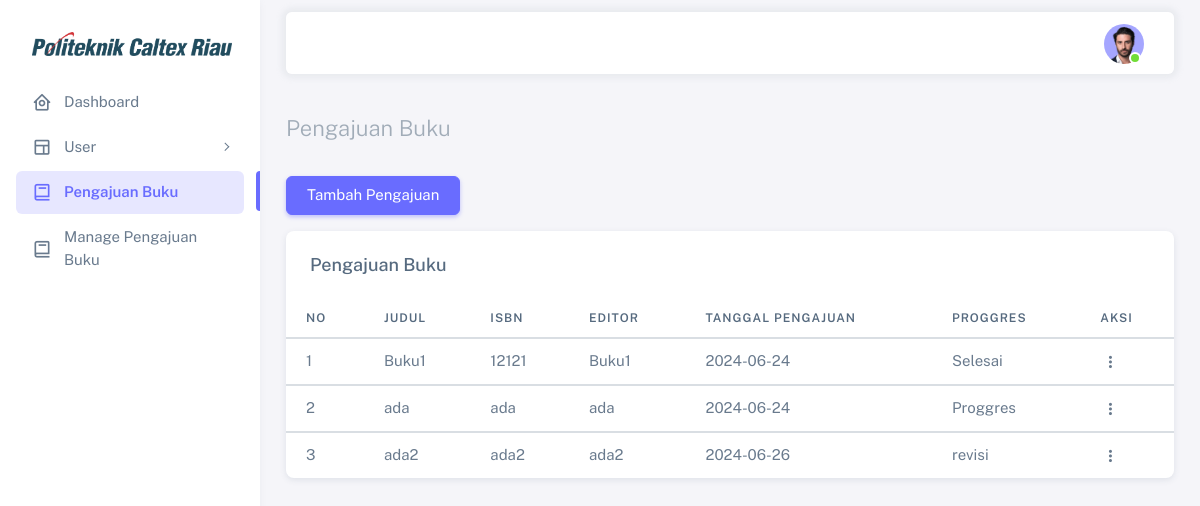
Screenshot of /Dashboard/pengajuanBuku with the database file from the repository.
### tables this page shows
CREATE TABLE `buku` (
  `bukuID` int(11) NOT NULL,
  `judul` varchar(225) NOT NULL,
  `pengarang` varchar(255) NOT NULL,
  `penerjemah` varchar(255) NOT NULL,
  `edisi` varchar(255) NOT NULL,
  `seri` varchar(255) NOT NULL,
  `tahunTerbit` varchar(255) NOT NULL,
  `jumlahHalaman` varchar(255) NOT NULL,
  `tinggiBuku` varchar(255) NOT NULL,
  `kategori` varchar(255) NOT NULL,
  `jenis` varchar(255) NOT NULL,
  `media` varchar(255) NOT NULL,
  `filePdfBuku` varchar(255) NOT NULL,
  `lampiranPendukung` varchar(255) NOT NULL,
  `keterangan` varchar(255) NOT NULL,
  `isbn` varchar(255) NOT NULL,
  `editor` varchar(255) NOT NULL,
  `tanggalPengajuan` date NOT NULL,
  `status` varchar(255) NOT NULL
);

### application/controllers/Dashboard.php (called while the page is built, shortened)
<?php
class Dashboard extends CI_Controller {
	public function pengajuanBuku()
	{
		$data['pengajuan'] = $this->Rekap_Model->showPengajuan()->result();
        $this->load->view('layout/header');
		$this->load->view('pengajuanBuku', $data);
        $this->load->view('layout/footer');
	}
}

### index.php (called while the page is built, shortened)
<?php
require_once BASEPATH.'core/CodeIgniter.php';

### application/models/Rekap_Model.php (called while the page is built, shortened)
<?php
class Rekap_Model extends CI_Model{
    public function showPengajuan(){
        $this->db->select('judul, isbn, editor, tanggalPengajuan, status');
         $this->db->from('buku');
         $query = $this->db->get();
         return $query;
    }
}

### application/views/pengajuanBuku.php (the view, shortened to what this page needs)
<body>
    <div class="layout-wrapper layout-content-navbar">
        <div class="layout-container">
            <?php $this->load->view('layout/sidebar') ?>
            <div class="layout-page">
                <nav class="layout-navbar container-fluid navbar navbar-expand-xl navbar-detached align-items-center bg-navbar-theme" id="layout-navbar">
                    <div class="navbar-nav-right d-flex align-items-center" id="navbar-collapse">
                        <ul class="navbar-nav flex-row align-items-center ms-auto">
                            <li class="nav-item navbar-dropdown dropdown-user dropdown">
                                <a class="nav-link dropdown-toggle hide-arrow" href="javascript:void(0);" data-bs-toggle="dropdown">
                                    <div class="avatar avatar-online">
                                        <img src="<?php echo base_url('asset') ?>/assets/img/avatars/1.png" alt class="w-px-40 h-auto rounded-circle" />
                                    </div>
                                </a>
                            </li>
                        </ul>
                    </div>
                </nav>
                <div class="content-wrapper">
                    <div class="container-xxl flex-grow-1 container-p-y">
                        <h4 class="fw-bold py-3 mb-1"><span class="text-muted fw-light">Pengajuan Buku
                        </h4>
                        <div class="row gy-3">
                            <div class="col-lg-4 col-md-3 mb-3">
                                <div class="mt-3">
                                    <button type="button" class="btn btn-primary" data-bs-toggle="modal" data-bs-target="#backDropModal">
                                        Tambah Pengajuan
                                    </button>
                                </div>
                            </div>
                        </div>
                        <div class="card">
                            <h5 class="card-header">Pengajuan Buku</h5>
                            <div class="table-responsive text-nowrap">
                                <table class="table table-hover">
                                    <thead>
                                        <tr>
                                            <th>No</th>
                                            <th>Judul</th>
                                            <th>ISBN</th>
                                            <th>Editor</th>
                                            <th>Tanggal Pengajuan</th>
                                            <th>Proggres</th>
                                            <th>Aksi</th>
                                        </tr>
                                    </thead>
                                    <?php
                                    $no = 1;
                                    foreach ($pengajuan as $pgj) :
                                    ?>
                                        <tbody class="table-border-bottom-0">
                                            <tr>
                                                <td><?php echo $no++ ?></td>
                                                <td><?php echo $pgj->judul ?></td>
                                                <td><?php echo $pgj->isbn ?></td>
                                                <td><?php echo $pgj->editor ?></td>
                                                <td><?php echo $pgj->tanggalPengajuan ?></td>
                                                <td><?php echo $pgj->status ?></td>
                                                <td>
                                                    <div class="dropdown">
                                                        <button type="button" class="btn p-0 dropdown-toggle hide-arrow" data-bs-toggle="dropdown">
                                                            <i class="bx bx-dots-vertical-rounded"></i>
                                                        </button>
                                                    </div>
                                                </td>
                                            </tr>
                                        <?php
                                    endforeach;
                                        ?>
                                </table>
                            </div>
                        </div>
                    </div>
                </div>
            </div>
        </div>
    </div>

### application/views/layout/header.php (shortened to what this page needs)
<!DOCTYPE html>
<html
  lang="en"
  class="light-style layout-menu-fixed"
  dir="ltr"
  data-theme="theme-default"
  data-assets-path="<?php echo base_url('asset')?>/assets/"
  data-template="vertical-menu-template-free"
>
  <head>
    <link rel="stylesheet" href="<?php echo base_url('asset')?>/assets/vendor/fonts/boxicons.css" />
    <link rel="stylesheet" href="<?php echo base_url('asset')?>/assets/vendor/css/core.css" class="template-customizer-core-css" />
    <link rel="stylesheet" href="<?php echo base_url('asset')?>/assets/vendor/css/theme-default.css" class="template-customizer-theme-css" />
    <link rel="stylesheet" href="<?php echo base_url('asset')?>/assets/css/demo.css" />
    <link rel="stylesheet" href="<?php echo base_url('asset')?>/assets/vendor/libs/perfect-scrollbar/perfect-scrollbar.css" />
    <link rel="stylesheet" href="<?php echo base_url('asset')?>/assets/vendor/libs/apex-charts/apex-charts.css" />
  </head>

### application/views/layout/sidebar.php (shortened to what this page needs)
<aside id="layout-menu" class="layout-menu menu-vertical menu bg-menu-theme">
          <div class="app-brand demo">
            <img src="<?php echo base_url('asset') ?>/assets/logo/logo.png" width="200" alt="" srcset="">
          </div>
          <ul class="menu-inner py-1">
            <li class="menu-item <?= ($this->uri->uri_string() == 'Dashboard') ? 'active' : '' ?>" >
              <a href="../Dashboard" class="menu-link">
                <i class="menu-icon tf-icons bx bx-home-circle"></i>
                <div data-i18n="Analytics">Dashboard</div>
              </a>
            </li>
            <li class="menu-item">
              <a href="javascript:void(0);" class="menu-link menu-toggle">
                <i class="menu-icon tf-icons bx bx-layout"></i>
                <div data-i18n="Layouts">User</div>
              </a>
            </li>
            <li class="menu-item <?= ($this->uri->uri_string() == 'Dashboard/pengajuanBuku') ? 'active' : '' ?>">
              <a href="<?php echo base_url('Dashboard/pengajuanBuku')?>" class="menu-link">
                <i class="menu-icon tf-icons bx bx-book"></i>
                <div data-i18n="Analytics">Pengajuan Buku</div>
              </a>
            </li>
            <li class="menu-item">
              <a href="" class="menu-link">
                <i class="menu-icon tf-icons bx bx-book"></i>
                <div data-i18n="Analytics">Manage Pengajuan Buku</div>
              </a>
            </li>
        </aside>

### application/views/layout/footer.php (shortened to what this page needs)
  </body>
</html>

### asset/assets/css/demo.css (style rules this page uses)
.menu .app-brand.demo { height: 64px; margin-top: 12px; }

### rows the page displays
buku: judul "Buku1", isbn "12121", editor "Buku1", tanggalPengajuan "2024-06-24", status "Selesai"
buku: judul "ada", isbn "ada", editor "ada", tanggalPengajuan "2024-06-24", status "Proggres"
buku: judul "ada2", isbn "ada2", editor "ada2", tanggalPengajuan "2024-06-26", status "revisi"
